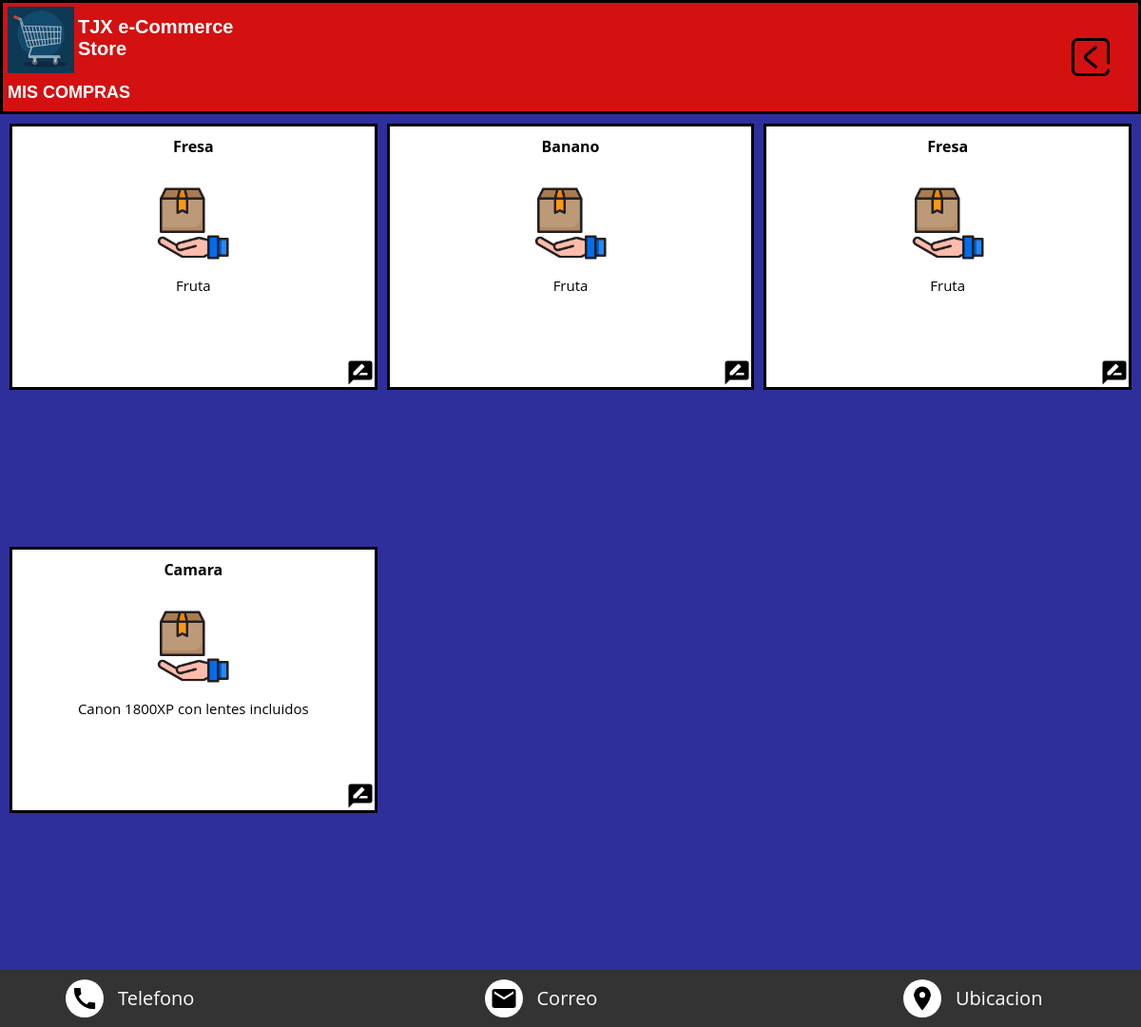
Screenshot of /compras (signed in) with the database file from the repository.
### tables this page shows
CREATE TABLE Mis_compras (Id INTEGER PRIMARY KEY AUTOINCREMENT NOT NULL UNIQUE, Usuario TEXT REFERENCES Usuarios (Correo) NOT NULL, Cod_producto INTEGER REFERENCES Productos (Codigo) NOT NULL, Nom_producto TEXT NOT NULL, Descripcion TEXT NOT NULL, URL_prod DEFAULT NULL);

### main.py (the view)
@app.route('/compras', methods=['GET'])
def compra():
    if 'user' in session:
        try:
            with sqlite3.connect('TJX_productos.db') as con:
                        con.row_factory = sqlite3.Row
                        cur = con.cursor()
                        query = cur.execute('SELECT Nom_producto, Descripcion, URL_prod FROM Mis_compras WHERE Usuario = ?', [session['user']])
                        if query is None:
                            error = 'No tiene productos'
                            flash(error)
                            return render_template('MisCompras.html')
                        return render_template('MisCompras.html', row = query)
        except Error:
            print(Error)
    else:
        error = 'Por favor Inicie Sesion'
        flash(error)
        return render_template('MisCompras.html')

### templates/MisCompras.html (shortened to what this page needs)
{% extends "base/base.html" %} {% block title %} Mis Compras {% endblock %}
{% block stylesheet %}
<link
  rel="stylesheet"
  href="{{url_for('static',filename='css/Compra_style.css')}}"
/>
{% endblock %}
{% block namesheet %}MIS COMPRAS{% endblock %}
{% block content %}
    <main>
      <div class="grid">
        {% for r in row  %}
        <div class="item">
          <p class="product_name"><b>{{r["Nom_producto"]}}</b></p>
          {% if r["URL_prod"] == None %}
            <img src="/static/img/paquete.png" alt="Producto" class="logo_product" />
          {% else %}
            <img src="{{r['URL_prod']}}" alt="Producto" class="logo_product" />
          {% endif %}
          <p class="item_txt">
            {{r["Descripcion"]}}
          </p>
          <a href="/miscomentarios/{{r['Nom_producto']}}"
            ><img src="{{url_for('static',filename='img/rate.png')}}" alt="Calificacion" class="rate"
          /></a>
        </div>
        {% endfor %}
      </div>
    </main>
    {% endblock %}

### static/css/menu_style.css (style rules this page uses)
* { margin: 0; padding: 0; box-sizing: border-box; }
img { display: block; max-width: 100%; }
a { display: inline-block; text-decoration: none; }
body { font-family: "open sans", sans-serif; margin: 0%; }
@media (max-width: 1200px) { .item_txt { text-align: center; margin-top: 15px; font-size: 15px; } }
@media (max-width: 1200px) { .rate { height: 30px; position: absolute; right: 0; top: 89%; } }

### static/css/Compra_style.css (style rules this page uses)
.grid { width: 100%; height: 900px; display: grid; grid-template-columns: repeat(3, 1fr); gap: 10px; padding: 10px; background: rgb(47, 47, 155); }
.item { background-color: white; height: 280px; position: relative; border: solid black; }
.item_txt { text-align: center; margin-top: 15px; }
.product_name { text-align: center; padding: 0px; margin-top: 10px; }
.logo_product { height: 80px; margin: 0 auto; margin-top: 30px; }
.rate { height: 30px; position: absolute; right: 0; top: 85%; }
@media (max-width: 1200px) { .item_txt { text-align: center; margin-top: 15px; font-size: 15px; } }
@media (max-width: 1200px) { .rate { height: 30px; position: absolute; right: 0; top: 89%; } }

### rows the page displays
Mis_compras: Nom_producto "Fresa", Descripcion "Fruta"
Mis_compras: Nom_producto "Banano", Descripcion "Fruta"
Mis_compras: Nom_producto "Fresa", Descripcion "Fruta"
Mis_compras: Nom_producto "Camara", Descripcion "Canon 1800XP con lentes incluidos"
